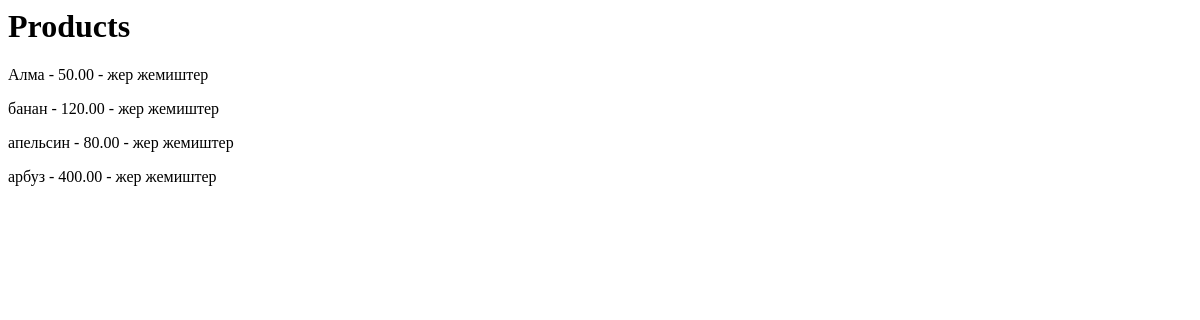
/products/, run on an earlier commit of the app's database.
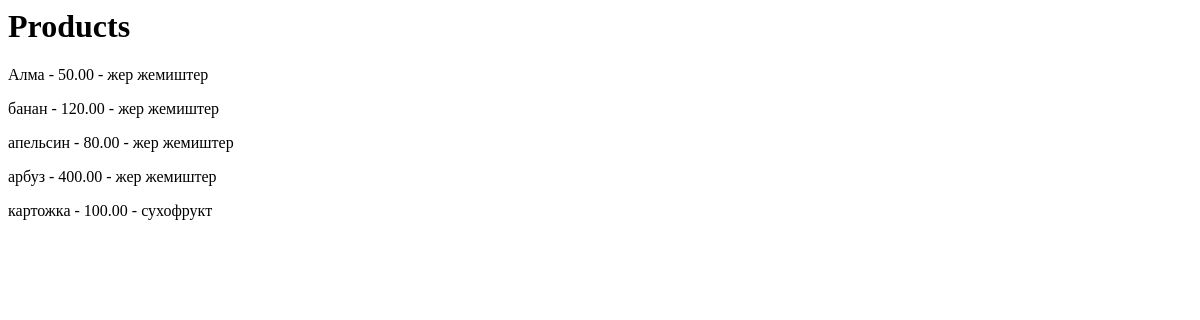
And on a later commit of the database.
### myShop/models.py (models this page shows, shortened)
class Product(models.Model):
    name = models.CharField(max_length=100)
    price = models.DecimalField(max_digits=10, decimal_places=2)
    category = models.ForeignKey(Category, on_delete=models.CASCADE)

class Category(models.Model):
    name = models.CharField(max_length=100)

### myShop/views.py (the view)
# urls.py: path('products/', products_view),
def products_view(request):
    products = Product.objects.all()
    return render(request, 'myShop/products.html', {'products': products})

### templates/myShop/products.html
<h1>Products</h1>
{% for p in products %}
    <p>
        {{ p.name }} - {{ p.price }} - {{ p.category.name }}
    </p>
{% endfor %}

What changed in the data, as far as the page shows it:
added Product: name "картожка", price "100.00", category.name "сухофрукт"
